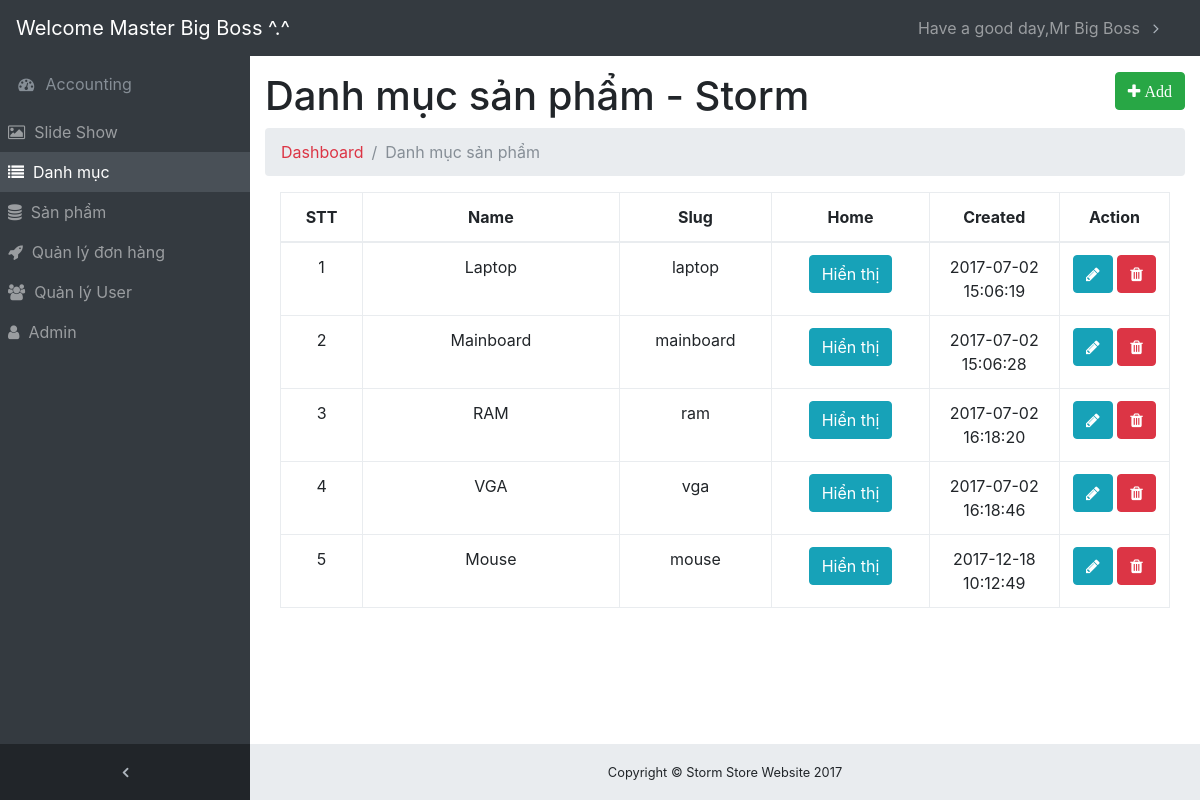
Screenshot of /admin/modules/category/index.php (signed in) with the database file from the repository.
### tables this page shows
CREATE TABLE `category` (
  `id` int(11) NOT NULL,
  `name` varchar(100) DEFAULT NULL,
  `slug` varchar(100) DEFAULT NULL,
  `images` varchar(100) DEFAULT NULL,
  `banner` varchar(100) DEFAULT NULL,
  `home` tinyint(4) DEFAULT '0',
  `status` tinyint(4) DEFAULT '1',
  `created_at` timestamp NOT NULL DEFAULT CURRENT_TIMESTAMP,
  `updated_at` timestamp NOT NULL DEFAULT CURRENT_TIMESTAMP ON UPDATE CURRENT_TIMESTAMP
);

### libraries/database.php (called while the page is built, shortened)
<?php
class Database
{
    public $link;
    public function __construct()
    {
        $this->link = mysqli_connect("localhost","id3342802_t163806","phuctran0312","id3342802_storm") or die ();
        mysqli_set_charset($this->link,"utf8");
    }
    public function fetchAll($table)
    {
        $sql = "SELECT * FROM {$table} WHERE 1" ;
        $result = mysqli_query($this->link,$sql) or die("Lỗi Truy Vấn fetchAll " .mysqli_error($this->link));
        $data = [];
        if( $result)
        {
            while ($num = mysqli_fetch_assoc($result))
            {
                $data[] = $num;
            }
        }
        return $data;
    }
}
?>

### admin/autoload/autoload.php (called while the page is built, shortened)
<?php
	require_once __DIR__. "/../../libraries/database.php";
    $db = new Database;
?>

### admin/modules/category/index.php (the view, shortened to what this page needs)
<?php
require_once __DIR__. "/../../autoload/autoload.php";
$category = $db->fetchAll("category");
?>
<?php require_once __DIR__. "/../../layout/header.php"; ?>
<div class="row">
	<div class="col-lg-12">
		<h1>Danh mục sản phẩm - Storm<a href="add.php" class="btn btn-success pull-right"><i class="fa fa-plus"> Add</i></a></h1>
		<ol class="breadcrumb">
			<li class="breadcrumb-item">
				<a href="/admin">Dashboard</a>
			</li>
			<li class="breadcrumb-item active">Danh mục sản phẩm</li>
		</ol>
	</div>
</div>
<div class="row">
	<div class="col-md-12">
		<div class="table-responsive">
			<div id="dataTable_wrapper" class="dataTables_wrapper container-fluid dt-bootstrap4">
				<div class="row">
					<div class="col-sm-12">
						<table class="table table-bordered dataTable" id="dataTable" width="100%" cellspacing="0" role="grid" aria-describedby="dataTable_info" style="width: 100%; text-align: center">
							<thead>
								<tr role="row">
									<th class="sorting_asc" tabindex="0" aria-controls="dataTable" rowspan="1" colspan="1" aria-sort="ascending" aria-label="Name: activate to sort column descending" style="width: 50px;">STT</th>
									<th class="sorting" tabindex="0" aria-controls="dataTable" rowspan="1" colspan="1" aria-label="Position: activate to sort column ascending" style="width: 177px;">Name</th>
									<th class="sorting" tabindex="0" aria-controls="dataTable" rowspan="1" colspan="1" aria-label="Office: activate to sort column ascending" style="width: 90px;">Slug</th>
									<th class="sorting" tabindex="0" aria-controls="dataTable" rowspan="1" colspan="1" aria-label="Office: activate to sort column ascending" style="width: 90px;">Home</th>
									<th class="sorting" tabindex="0" aria-controls="dataTable" rowspan="1" colspan="1" aria-label="Age: activate to sort column ascending" style="width: 30px;">Created</th>
									<th class="sorting" tabindex="0" aria-controls="dataTable" rowspan="1" colspan="1" aria-label="Age: activate to sort column ascending" style="width: 30px;">Action</th>
								</tr>
							</thead>
							<tbody>
								<?php $stt = 1;foreach ($category as $item):?>
								<tr role="row" class="odd">
									<td class="sorting_1"><?php echo $stt ?></td>
									<td><?php echo $item['name'] ?></td>
									<td><?php echo $item['slug'] ?></td>
									<td>
										<a href="home.php?id=<?php echo $item['id'] ?>" class="btn btn-xs <?php echo $item['home'] == 1 ? 'btn-info' : 'btn-default' ?>"><?php echo $item['home'] == 1 ? 'Hiển thị' : 'Không'?></a>
									</td>
									<td><?php echo $item['created_at'] ?></td>
									<td>
										<a class="btn btn-xs btn-info" href="edit.php?id=<?php echo $item['id'] ?>"><i class="fa fa-pencil"></i></a>
										<a class="btn btn-xs btn-danger" href="delete.php?id=<?php echo $item['id'] ?>"><i class="fa fa-trash"></i></a>
									</td>
								</tr>
								<?php $stt++; endforeach ?>
							</tbody>
						</table>
					</div>
				</div>
			</div>
		</div>
	</div>
</div>
<?php require_once __DIR__. "/../../layout/footer.php"; ?>

### public/admin/css/sb-admin.css (style rules this page uses)
html { position: relative; min-height: 100%; }
body { overflow-x: hidden; }
body.sticky-footer { margin-bottom: 56px; }
body.fixed-nav { padding-top: 56px; }

### rows the page displays
category: name "Laptop", slug "laptop", home "Hiển thị", created_at "2017-07-02 15:06:19"
category: name "Mainboard", slug "mainboard", home "Hiển thị", created_at "2017-07-02 15:06:28"
category: name "RAM", slug "ram", home "Hiển thị", created_at "2017-07-02 16:18:20"
category: name "VGA", slug "vga", home "Hiển thị", created_at "2017-07-02 16:18:46"
category: name "Mouse", slug "mouse", home "Hiển thị", created_at "2017-12-18 10:12:49"

### other values shown
$_SESSION['admin_name'] "Big Boss"
